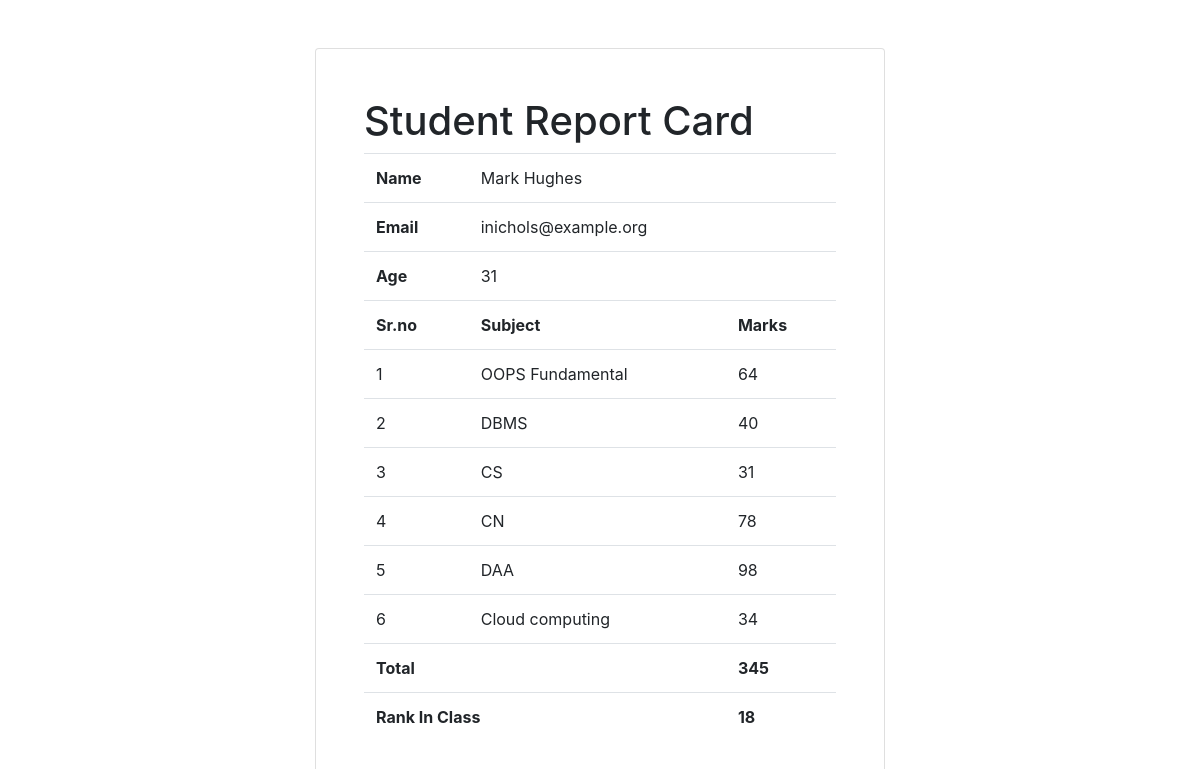
The page /marks/STU_448 on the database its author committed.
### studentapp/models.py (models this page shows)
class Student(models.Model):
    dept = models.ForeignKey(Department, on_delete=models.CASCADE)
    student_id = models.OneToOneField(StudentId, on_delete=models.CASCADE)
    firstname = models.CharField(max_length=50)
    lastname = models.CharField(max_length=50)
    age = models.IntegerField()
    email=models.CharField(max_length=50)

class Marks(models.Model):
    student = models.ForeignKey(Student, on_delete=models.CASCADE)
    subject = models.ForeignKey(Subject, on_delete=models.CASCADE)
    marks = models.IntegerField()

class Subject(models.Model):
    subject_name = models.CharField(max_length=20)

### studentapp/views.py (the view)
# urls.py: path("marks/<id>",marks,name="marks"),
def marks(request,id):
    rank =  Student.objects.annotate(totalmarks = Sum("marks__marks")).order_by('-totalmarks')
    count = 0
    for i in rank:
        count+=1
        if i.student_id.student_id==id:
            print(i.totalmarks)
            break
    studentMarks = Marks.objects.filter(student__student_id__student_id=id)
    std = studentMarks[0].student
    total =  studentMarks.aggregate(total = Sum("marks"))
    return render(request, 'marks.html', {"studentMarks":studentMarks,"std":std,"total":total,"count":count})

### templates/marks.html (shortened to what this page needs)
<!DOCTYPE html>
<html lang="en">
<head>
    <link rel="stylesheet" href="https://cdn.jsdelivr.net/npm/bootstrap@4.4.1/dist/css/bootstrap.min.css"
>
</head>
<body>
    <div class="container">
        <div class="row">
            <div class="col-6 card mx-auto p-5 mt-5">
                <h1>Student Report Card</h1>
                <table class="table">
                    <tr>
                        <th>Name</th>
                        <td colspan="2">{{std.firstname}} {{std.lastname}}</td>
                    </tr>
                    <tr>
                        <th>Email</th>
                        <td colspan="2">{{std.email}}
                        </td>
                    </tr>
                    <tr>
                        <th>Age</th>
                        <td colspan="2">{{std.age}}</td>
                    </tr>
                    <tr>
                        <th>Sr.no</th>
                        <th>Subject</th>
                        <th>Marks</th>
                    </tr>
                    {%for i in studentMarks%}
                    <tr>
                        <td>{{forloop.counter}}</td>
                        <td>{{i.subject.subject_name}}</td>
                        <td>{{i.marks}}</td>
                    </tr>
                    {%endfor%}
                    <tr>
                        <th colspan="2">Total</th>
                        <th>{{total.total}}</th>
                    </tr>
                    <tr>
                        <th colspan="2">Rank In Class</th>
                        <th>{{count}}</th>
                    </tr>
                </table>
            </div>
</body>
</html>

### rows shown on the page
Student: firstname "Mark", lastname "Hughes", email "inichols@example.org", age "31"
Marks: subject.subject_name "OOPS Fundamental", marks "64"
Marks: subject.subject_name "DBMS", marks "40"
Marks: subject.subject_name "CS", marks "31"
Marks: subject.subject_name "CN", marks "78"
Marks: subject.subject_name "DAA", marks "98"
Marks: subject.subject_name "Cloud computing", marks "34"

### other values the page prints
{{ total.total }} "345"
{{ count }} "18"
